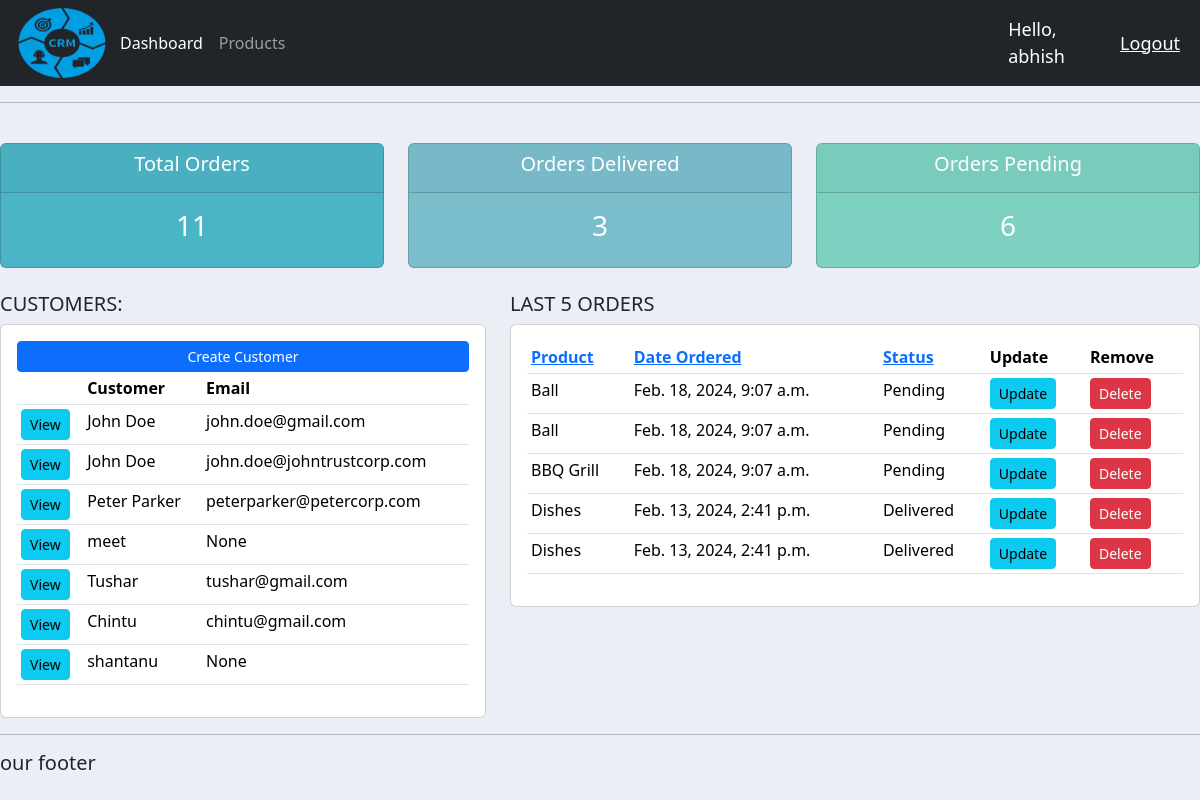
The app's page / (signed in) with its own data.
### accounts/models.py (models this page shows, shortened)
class Customer(models.Model):
    user = models.OneToOneField(User, null=True, blank=True, on_delete=models.CASCADE)
    name = models.CharField(max_length=200, null=True)
    phone = models.CharField(max_length=200, null=True)
    email = models.CharField(max_length=200, null=True)
    profile_pic = models.ImageField(default="profile1.png", null=True, blank=True)
    date_created = models.DateTimeField(auto_now_add=True, null=True)

class Order(models.Model):
    STATUS  = (
            ('Pending', 'Pending'),
            ('Out for delivery', 'Out for delivery'),
            ('Delivered', 'Delivered'),
    )
    customer =  models.ForeignKey(Customer, null=True, on_delete=models.SET_NULL)
    product = models.ForeignKey(Product, null=True, on_delete=models.SET_NULL)
    date_created = models.DateTimeField(auto_now_add=True, null=True)
    status = models.CharField(max_length=200, null=True, choices=STATUS)

class Product(models.Model):
    CATEGORY  = (
            ('Indoor', 'Indoor'),
            ('Out Door', 'Out Door'),
    )
    name = models.CharField(max_length=200, null=True)
    price = models.FloatField(max_length=200, null=True)
    category = models.CharField(max_length=200, null=True, choices=CATEGORY)
    description = models.CharField(max_length=200, null=True, blank=True)
    date_created = models.DateTimeField(auto_now_add=True, null=True)
    Tags = models.ManyToManyField(Tag)
    def __str__(self):
        return self.name

### accounts/decorators.py (the view)
    def wrapper_function(request, *args, **kwargs):
        group = None
        if request.user.groups.exists():
            group = request.user.groups.all()[0].name
        if group == 'customer':
            return redirect('user-page')
        if group == 'admin':
            return view_func(request, *args, **kwargs)

### accounts/templates/accounts/dashboard.html
{%  extends 'accounts/main.html' %}
{%  block content %}
{%  include 'accounts/status.html' %}
<br>
<div class="row">
    <div  class="col-md-5">
        <h5>CUSTOMERS:</h5>
        <div class="card card-body">
            <a class="btn btn-primary  btn-sm btn-block" href="">Create Customer
            </a>
            <table class="table table-sm">
                <tr>
                    <th></th>
                    <th>Customer</th>
                    <th>Email</th>
                </tr>
                {%for customer in customers%}
                <tr>
                    <td><a class="btn btn-sm btn-info" href="{%url 'customer' customer.id %}">View</a></td>
                    <td>{{customer.name}}</td>
                    <td>{{customer.email}}</td>
                </tr>
                {%endfor%}
            </table>
        </div>
    </div>
    <div class="col-md-7">
        <h5>LAST 5 ORDERS</h5>
        <div class="card card-body">
            <table class="table table-sm">
                <tr>
                    <th><a href="?order_by=product&order_dir={{ order_dir }}">Product</a></th>
                    <th><a href="?order_by=date_created&order_dir={{ order_dir }}">Date Ordered</a></th>
                    <th><a href="?order_by=status&order_dir={{ order_dir }}">Status</a></th>
                    <th>Update</th>
                    <th>Remove</th>
                </tr>
                {%for order in last_5_orders%}
                <tr>
                    <td>{{order.product}}</td>
                    <td>{{order.date_created}}</td>
                    <td>{{order.status}}</td>
                    <td><a class='btn btn-sm btn-info' href="{% url 'update_order' order.id %}">Update</a></td>
                    <td><a class='btn btn-sm btn-danger' href="{% url 'delete_order' order.id %}">Delete</a></td>
                </tr>
                {%endfor%}
            </table>
        </div>
    </div>
</div>
{%endblock%}

### accounts/templates/accounts/main.html (shortened to what this page needs)
{%  load static  %}
<!DOCTYPE html>
<html lang="en">
  <head>
    <link href="https://cdn.jsdelivr.net/npm/bootstrap@5.3.2/dist/css/bootstrap.min.css" rel="stylesheet">
    <link rel="stylesheet" href="{% static '/css/main.css' %}">
  </head>
<body>
    {%  include 'accounts/navbar.html' %}
    <hr>
    {% block content %}
    {% endblock %}
    <hr>
    <h5>our footer</h5>
</body>
</html>

### accounts/templates/accounts/navbar.html (shortened to what this page needs)
{% load static %}
<nav class="navbar navbar-expand-lg navbar-dark bg-dark">
    <div class="container-fluid">
      <img src="{% static 'images/logotransparent2.png' %}"
      width="100"
      height="70">
      <div class="collapse navbar-collapse" id="navbarNav">
        <ul class="navbar-nav">
          {% if request.user.is_staff %}
          <li class="nav-item">
            <a class="nav-link active" aria-current="page" href="{%url 'home' %}">Dashboard</a>
          </li>
          <li class="nav-item">
            <a class="nav-link" href="{%url 'products' %}">Products</a>
          </li>
          {% else %}
          <li class="nav-item">
            <a class ="nav-link" href="{% url 'account' %}">Settings</a>
          </li>
          {% endif %}
        </ul>
      </div>
    </div>
<span class="hello-msg" >Hello, {{request.user}}</span>
<span> <a class="hello-msg" href = "{% url 'logout' %}">Logout</a>
 </span>
</nav>

### accounts/templates/accounts/status.html
<br>
<div class="row">
    <div class="col">
        <div class="col-md">
            <div class="card text-center text-white md-3" id="total-orders">
                <div class="card-header">
                    <h5 class="card-title">Total Orders</h5>
                </div>
                <div class="card-body">
                    <h3 class="card-title">{{total_orders}}</h3>
                </div>
            </div>
        </div>
    </div>
    <div class="col">
        <div class="col-md">
            <div class="card text-center text-white md-3" id="orders-delivered">
                <div class="card-header">
                    <h5 class="card-title">Orders Delivered</h5>
                </div>
                <div class="card-body">
                    <h3 class="card-title">{{delivered}}</h3>
                </div>
            </div>
        </div>
    </div>
    <div class="col">
        <div class="col-md">
            <div class="card text-center text-white md-3" id="orders-pending">
                <div class="card-header">
                    <h5 class="card-title">Orders Pending</h5>
                </div>
                <div class="card-body">
                    <h3 class="card-title">{{pending}}</h3>
                </div>
            </div>
        </div>
    </div>
</div>

### static/css/main.css (style rules this page uses)
body { background-color: #ebeff5; }
#total-orders { background-color: #4cb4c7; }
#orders-delivered { background-color: #7abecc; }
#orders-pending { background-color: #7CD1C0; }

### accounts/templates/accounts/navbar.html (style rules this page uses)
.hello-msg { font-size: 18px; color: #fff; margin-right: 20px; }

### records on screen
Customer: name "John Doe", email "john.doe@gmail.com"
Customer: name "John Doe", email "john.doe@johntrustcorp.com"
Customer: name "Peter Parker", email "peterparker@petercorp.com"
Customer: name "meet", email "None"
Customer: name "Tushar", email "tushar@gmail.com"
Customer: name "Chintu", email "chintu@gmail.com"
Customer: name "shantanu", email "None"
Order: product "Ball", date_created "Feb. 18, 2024, 9:07 a.m.", status "Pending"
Order: product "Ball", date_created "Feb. 18, 2024, 9:07 a.m.", status "Pending"
Order: product "BBQ Grill", date_created "Feb. 18, 2024, 9:07 a.m.", status "Pending"
Order: product "Dishes", date_created "Feb. 13, 2024, 2:41 p.m.", status "Delivered"
Order: product "Dishes", date_created "Feb. 13, 2024, 2:41 p.m.", status "Delivered"

### other values on screen
{{ request.user }} "abhish"
{{ total_orders }} "11"
{{ delivered }} "3"
{{ pending }} "6"
